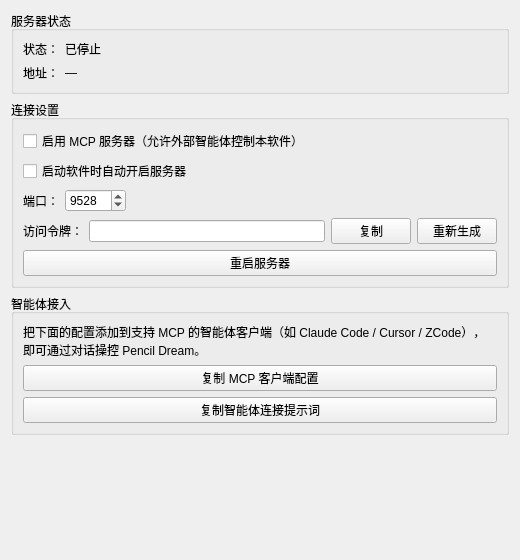
<?xml version="1.0" encoding="UTF-8"?>
<ui version="4.0">
 <class>McpPage</class>
 <widget class="QWidget" name="McpPage">
  <property name="geometry">
   <rect>
    <x>0</x>
    <y>0</y>
    <width>520</width>
    <height>560</height>
   </rect>
  </property>
  <property name="windowTitle">
   <string>MCP</string>
  </property>
  <layout class="QVBoxLayout" name="mainLayout">
   <item>
    <widget class="QGroupBox" name="statusGroup">
     <property name="title">
      <string>服务器状态</string>
     </property>
     <layout class="QFormLayout" name="statusForm">
      <item row="0" column="0">
       <widget class="QLabel" name="statusLabel">
        <property name="text">
         <string>状态：</string>
        </property>
       </widget>
      </item>
      <item row="0" column="1">
       <widget class="QLabel" name="statusValueLabel">
        <property name="text">
         <string>已停止</string>
        </property>
       </widget>
      </item>
      <item row="1" column="0">
       <widget class="QLabel" name="urlLabel">
        <property name="text">
         <string>地址：</string>
        </property>
       </widget>
      </item>
      <item row="1" column="1">
       <widget class="QLabel" name="urlValueLabel">
        <property name="text">
         <string>—</string>
        </property>
        <property name="textInteractionFlags">
         <set>Qt::TextSelectableByMouse</set>
        </property>
       </widget>
      </item>
     </layout>
    </widget>
   </item>
   <item>
    <widget class="QGroupBox" name="settingsGroup">
     <property name="title">
      <string>连接设置</string>
     </property>
     <layout class="QVBoxLayout" name="settingsLayout">
      <item>
       <widget class="QCheckBox" name="enableCheckBox">
        <property name="text">
         <string>启用 MCP 服务器（允许外部智能体控制本软件）</string>
        </property>
       </widget>
      </item>
      <item>
       <widget class="QCheckBox" name="autostartCheckBox">
        <property name="text">
         <string>启动软件时自动开启服务器</string>
        </property>
       </widget>
      </item>
      <item>
       <layout class="QHBoxLayout" name="portRow">
        <item>
         <widget class="QLabel" name="portLabel">
          <property name="text">
           <string>端口：</string>
          </property>
         </widget>
        </item>
        <item>
         <widget class="QSpinBox" name="portSpinBox">
          <property name="minimum">
           <number>1024</number>
          </property>
          <property name="maximum">
           <number>65535</number>
          </property>
          <property name="value">
           <number>9528</number>
          </property>
         </widget>
        </item>
        <item>
         <spacer name="portSpacer">
          <property name="orientation">
           <enum>Qt::Horizontal</enum>
          </property>
          <property name="sizeHint" stdset="0">
           <size>
            <width>40</width>
            <height>20</height>
           </size>
          </property>
         </spacer>
        </item>
       </layout>
      </item>
      <item>
       <layout class="QHBoxLayout" name="tokenRow">
        <item>
         <widget class="QLabel" name="tokenLabel">
          <property name="text">
           <string>访问令牌：</string>
          </property>
         </widget>
        </item>
        <item>
         <widget class="QLineEdit" name="tokenEdit">
          <property name="readOnly">
           <bool>true</bool>
          </property>
         </widget>
        </item>
        <item>
         <widget class="QPushButton" name="copyTokenBtn">
          <property name="text">
           <string>复制</string>
          </property>
         </widget>
        </item>
        <item>
         <widget class="QPushButton" name="regenTokenBtn">
          <property name="text">
           <string>重新生成</string>
          </property>
         </widget>
        </item>
       </layout>
      </item>
      <item>
       <widget class="QPushButton" name="restartBtn">
        <property name="text">
         <string>重启服务器</string>
        </property>
       </widget>
      </item>
     </layout>
    </widget>
   </item>
   <item>
    <widget class="QGroupBox" name="agentGroup">
     <property name="title">
      <string>智能体接入</string>
     </property>
     <layout class="QVBoxLayout" name="agentLayout">
      <item>
       <widget class="QLabel" name="agentHintLabel">
        <property name="text">
         <string>把下面的配置添加到支持 MCP 的智能体客户端（如 Claude Code / Cursor / ZCode），即可通过对话操控 Pencil Dream。</string>
        </property>
        <property name="wordWrap">
         <bool>true</bool>
        </property>
       </widget>
      </item>
      <item>
       <widget class="QPushButton" name="copyConfigBtn">
        <property name="text">
         <string>复制 MCP 客户端配置</string>
        </property>
       </widget>
      </item>
      <item>
       <widget class="QPushButton" name="copyPromptBtn">
        <property name="text">
         <string>复制智能体连接提示词</string>
        </property>
       </widget>
      </item>
     </layout>
    </widget>
   </item>
   <item>
    <spacer name="bottomSpacer">
     <property name="orientation">
      <enum>Qt::Vertical</enum>
     </property>
     <property name="sizeHint" stdset="0">
      <size>
       <width>20</width>
       <height>40</height>
      </size>
     </property>
    </spacer>
   </item>
  </layout>
 </widget>
 <resources/>
 <connections/>
</ui>
